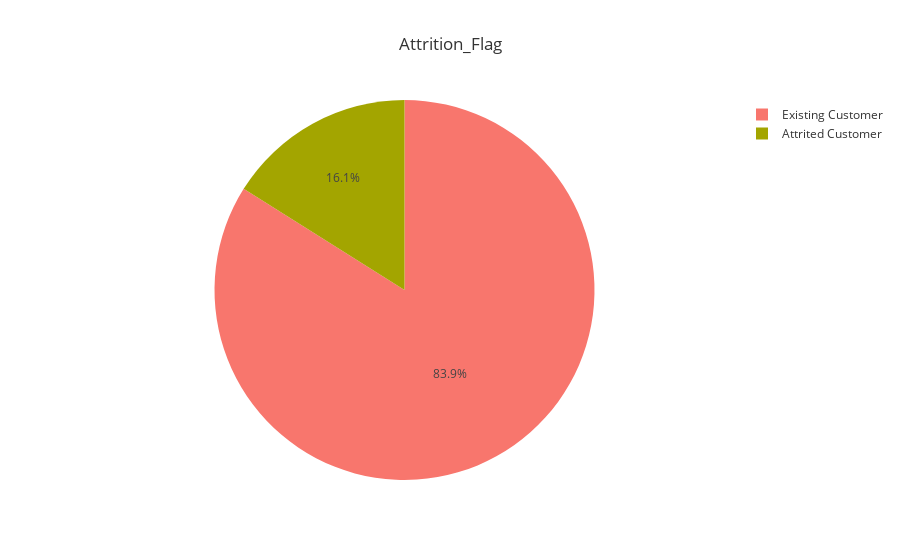
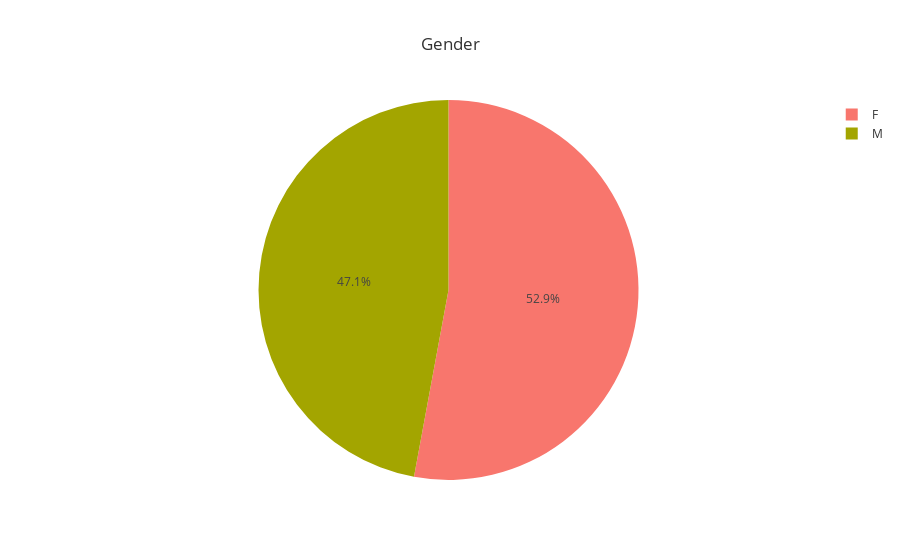
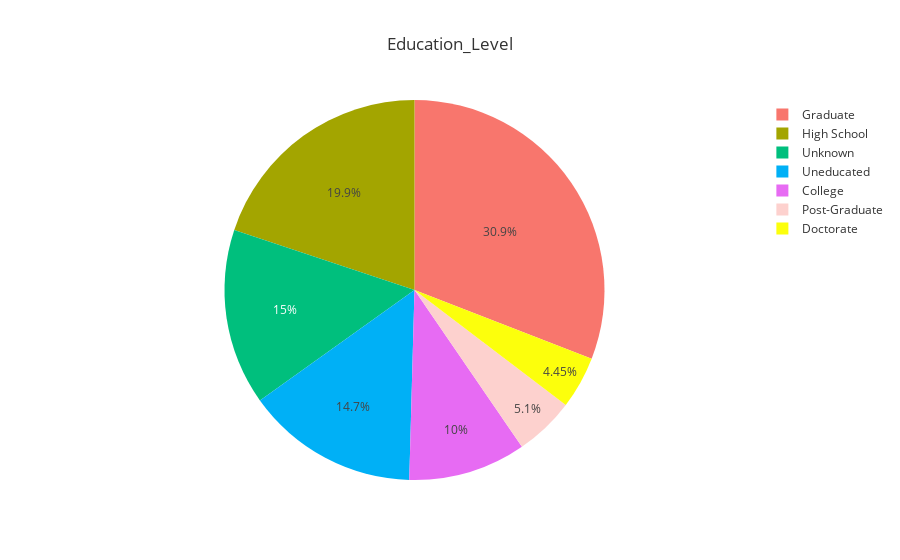
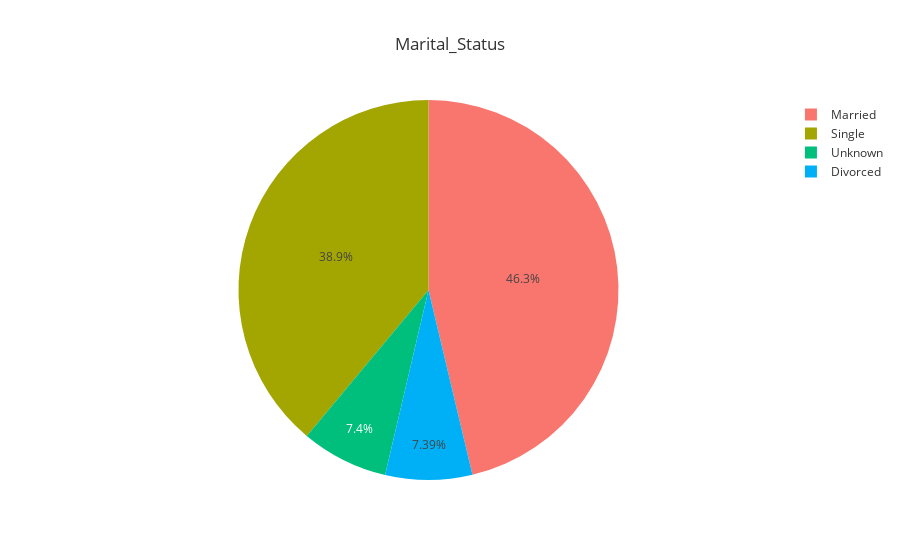

Notebook source saved alongside these figures, in order:
### Code cell
PlotMultiplePie(df)

### Figure 1 — Plotly figure (JSON) as saved in the notebook; plotly's stock layout.template omitted (floating-point values rounded to 4 significant figures)
{"data": [{"domain": {"x": [0, 1], "y": [0, 1]}, "hovertemplate": "label=%{label}<br>Attrition_Flag=%{value}<extra></extra>", "labels": ["Existing Customer", "Attrited Customer"], "legendgroup": "", "name": "", "showlegend": true, "type": "pie", "values": [8500, 1627]}], "layout": {"legend": {"tracegroupgap": 0}, "title": {"text": "Attrition_Flag"}}}

### Figure 2 — Plotly figure (JSON) as saved in the notebook; plotly's stock layout.template omitted (floating-point values rounded to 4 significant figures)
{"data": [{"domain": {"x": [0, 1], "y": [0, 1]}, "hovertemplate": "label=%{label}<br>Gender=%{value}<extra></extra>", "labels": ["F", "M"], "legendgroup": "", "name": "", "showlegend": true, "type": "pie", "values": [5358, 4769]}], "layout": {"legend": {"tracegroupgap": 0}, "title": {"text": "Gender"}}}

### Figure 3 — Plotly figure (JSON) as saved in the notebook; plotly's stock layout.template omitted (floating-point values rounded to 4 significant figures)
{"data": [{"domain": {"x": [0, 1], "y": [0, 1]}, "hovertemplate": "label=%{label}<br>Education_Level=%{value}<extra></extra>", "labels": ["Graduate", "High School", "Unknown", "Uneducated", "College", "Post-Graduate", "Doctorate"], "legendgroup": "", "name": "", "showlegend": true, "type": "pie", "values": [3128, 2013, 1519, 1487, 1013, 516, 451]}], "layout": {"legend": {"tracegroupgap": 0}, "title": {"text": "Education_Level"}}}

### Figure 4 — Plotly figure (JSON) as saved in the notebook; plotly's stock layout.template omitted (floating-point values rounded to 4 significant figures)
{"data": [{"domain": {"x": [0, 1], "y": [0, 1]}, "hovertemplate": "label=%{label}<br>Marital_Status=%{value}<extra></extra>", "labels": ["Married", "Single", "Unknown", "Divorced"], "legendgroup": "", "name": "", "showlegend": true, "type": "pie", "values": [4687, 3943, 749, 748]}], "layout": {"legend": {"tracegroupgap": 0}, "title": {"text": "Marital_Status"}}}
